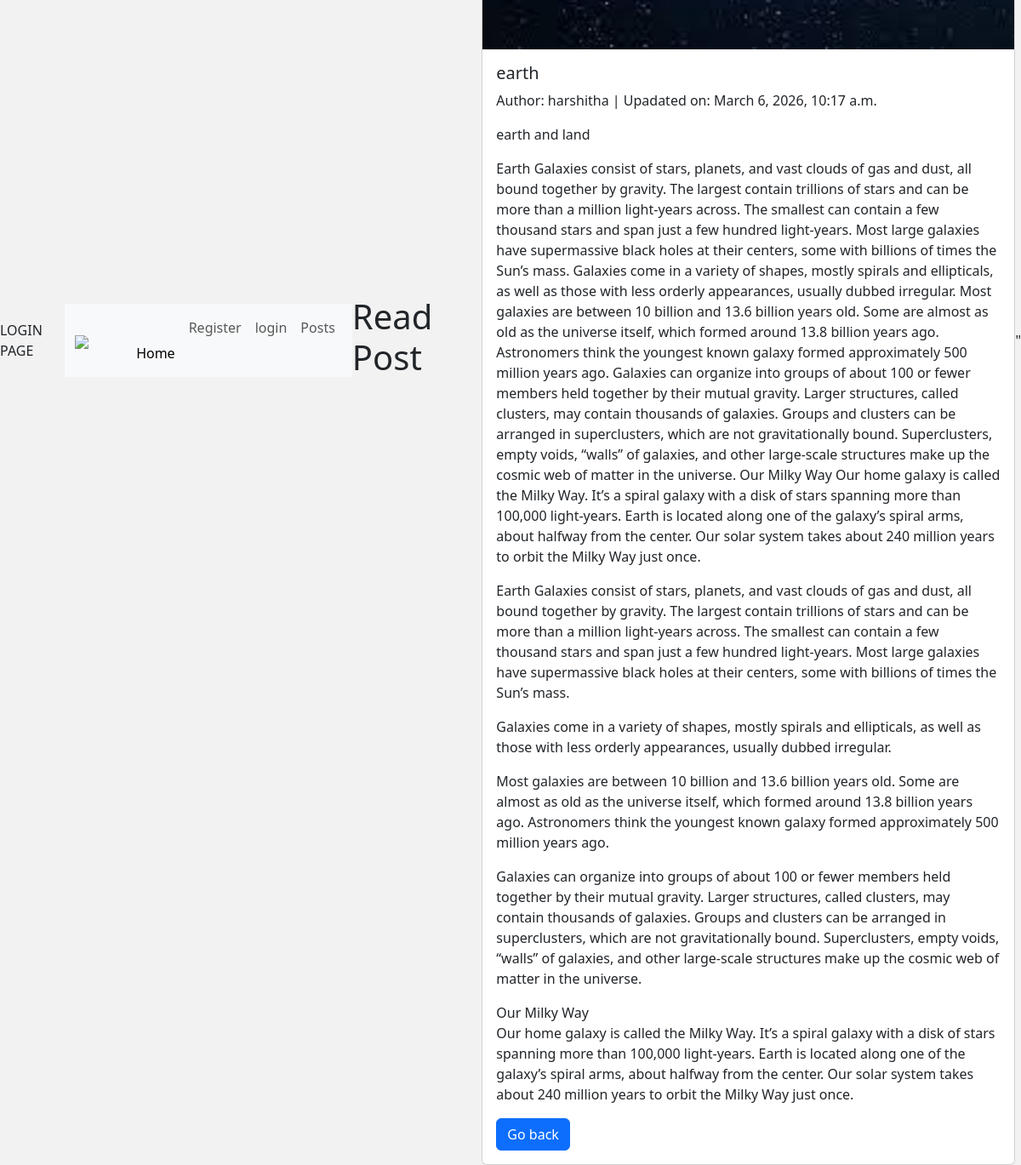
Screenshot of /read-post/2/ with the database file from the repository.
### my_app/models.py (models this page shows)
class Post(models.Model):
      title = models.CharField(max_length=200)
      subtitle = models.CharField(max_length=500)
      image =  models.ImageField(upload_to='images/')  #pip install pillow
      content = models.TextField()
      author = models.ForeignKey(User, on_delete=models.CASCADE)
      created_at = models.DateTimeField(auto_now_add=True)
      updated_at = models.DateTimeField(auto_now_add=True)

### my_app/views.py (the view)
# urls.py: path('read-post/<int:id>/',views.read_post, name='read-post'),
def read_post(request, id):
    try:
           post = Post.objects.get(pk=id) #get single  record based on id
    except Post.DoesNotExist:
      return redirect('display-post')
    return render(request, 'read-post.html',{'post':post})

### my_app/templates/read-post.html (shortened to what this page needs)
{% extends 'base.html' %}
{% block content %}
<h1>Read Post</h1>
<div class="card" style="width: 48rem;  margin: 10px auto;">
  <img src="{{ post.image.url }}" class="card-img-top" alt="cards">
  <div class="card-body">
    <h5 class="card-title">{{ post.title }}</h5>
    <p class="card-text">Author: {{ post.author }}  | Upadated on: {{ post.updated_at }}</p>
    <p class="card-text">{{ post.subtitle }}</p>
    <p class="card-text">{{ post.content }}</p>
    <p class="card-text">{{ post.content | linebreaks }}</p>
    <a href="{% url 'display-post' %}" class="btn btn-primary">Go back</a>
  </div>
</div>
{% endblock content %}

### my_app/templates/base.html (shortened to what this page needs)
{% load static %}
<!DOCTYPE html>
<html lang="en">
<head>
    <link href="https://cdn.jsdelivr.net/npm/bootstrap@5.3.8/dist/css/bootstrap.min.css" rel="stylesheet">
    <link rel = "stylesheet" href="{% static 'css/style.css' %}"
    <title>LOGIN PAGE</title>
</head>
<body>
    <nav class="navbar navbar-expand-lg bg-body-tertiary">
  <div class="container-fluid">
    <a class="navbar-brand" href="% url 'home' %"><img src="(% static 'image/task.png' %)" height="50px" width="50px" alt=" "</a>
    <div class="collapse navbar-collapse" id="navbarNav">
      <ul class="navbar-nav">
        <li class="nav-item">
          <a class="nav-link active" aria-current="page" href="{% url 'home' %}">Home</a>
        </li>
        <li class="nav-item">
          <a class="nav-link" href="{% url 'register' %}">Register</a>
        </li>
        {% if request.user.is_authenticated %}
        <li class="nav-item">
          <a class="nav-link" href="{% url 'logout' %}">logout</a>
        </li>
        {% else %}
        <li class="nav-item">
          <a class="nav-link" href="{% url 'login' %}">login</a>
        </li>
        {% endif %}
        <li class="nav-item">
          <a class="nav-link" href="{% url 'display-post' %}">Posts</a>
        </li>
      </ul>
    </div>
  </div>
</nav>
    {% block content %}
    {% endblock content %}
<script src="https://cdn.jsdelivr.net/npm/bootstrap@5.3.8/dist/js/bootstrap.bundle.min.js"></script>"
</body>
</html>

### my_app/static/css/style.css (style rules this page uses)
body { margin:0; height:100vh; display:flex; justify-content:center; align-items:center; background-color:#f2f2f2; }

### rows the page displays
Post: image (picture), title "earth", author "harshitha", updated_at "March 6, 2026, 10:17 a.m.", subtitle "earth and land", content "Earth Galaxies consist of stars, planets, and vast clouds of gas and dust, all bound together by gravity. The largest contain trillions of stars and can be more than a million light-years across. The smallest can contain a few thousand stars and span just a few hundred light-years. Most large galaxies have supermassive black holes at their centers, some with billions of times the Sun’s mass. Galaxies come in a variety of shapes, mostly spirals and ellipticals, as well as those with less orderly appearances, usually dubbed irregular. Most galaxies are between 10 billion and 13.6 billion years old. Some are almost as old as the universe itself, which formed around 13.8 billion years ago.…"
